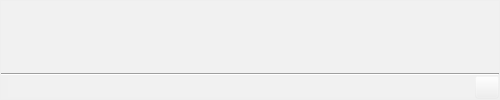
<?xml version="1.0" encoding="UTF-8"?>
<ui version="4.0">
 <class>CommandLine</class>
 <widget class="QWidget" name="CommandLine">
  <property name="geometry">
   <rect>
    <x>0</x>
    <y>0</y>
    <width>500</width>
    <height>100</height>
   </rect>
  </property>
  <property name="windowTitle">
   <string>Command Line</string>
  </property>
  <layout class="QVBoxLayout" name="verticalLayout_2">
   <property name="spacing">
    <number>0</number>
   </property>
   <property name="margin">
    <number>0</number>
   </property>
   <item>
    <widget class="QFrame" name="frame">
     <property name="palette">
      <palette>
       <active>
        <colorrole role="Base">
         <brush brushstyle="SolidPattern">
          <color alpha="10">
           <red>255</red>
           <green>255</green>
           <blue>255</blue>
          </color>
         </brush>
        </colorrole>
        <colorrole role="Window">
         <brush brushstyle="SolidPattern">
          <color alpha="10">
           <red>255</red>
           <green>255</green>
           <blue>255</blue>
          </color>
         </brush>
        </colorrole>
       </active>
       <inactive>
        <colorrole role="Base">
         <brush brushstyle="SolidPattern">
          <color alpha="10">
           <red>255</red>
           <green>255</green>
           <blue>255</blue>
          </color>
         </brush>
        </colorrole>
        <colorrole role="Window">
         <brush brushstyle="SolidPattern">
          <color alpha="10">
           <red>255</red>
           <green>255</green>
           <blue>255</blue>
          </color>
         </brush>
        </colorrole>
       </inactive>
       <disabled>
        <colorrole role="Base">
         <brush brushstyle="SolidPattern">
          <color alpha="10">
           <red>255</red>
           <green>255</green>
           <blue>255</blue>
          </color>
         </brush>
        </colorrole>
        <colorrole role="Window">
         <brush brushstyle="SolidPattern">
          <color alpha="10">
           <red>255</red>
           <green>255</green>
           <blue>255</blue>
          </color>
         </brush>
        </colorrole>
       </disabled>
      </palette>
     </property>
     <property name="autoFillBackground">
      <bool>true</bool>
     </property>
     <property name="frameShape">
      <enum>QFrame::StyledPanel</enum>
     </property>
     <property name="frameShadow">
      <enum>QFrame::Sunken</enum>
     </property>
     <layout class="QVBoxLayout" name="verticalLayout">
      <property name="spacing">
       <number>0</number>
      </property>
      <property name="margin">
       <number>0</number>
      </property>
      <item>
       <widget class="RTextEdit" name="History">
        <property name="minimumSize">
         <size>
          <width>0</width>
          <height>16</height>
         </size>
        </property>
        <property name="frameShape">
         <enum>QFrame::NoFrame</enum>
        </property>
        <property name="undoRedoEnabled">
         <bool>false</bool>
        </property>
        <property name="readOnly">
         <bool>true</bool>
        </property>
        <property name="textInteractionFlags">
         <set>Qt::LinksAccessibleByMouse|Qt::TextSelectableByMouse</set>
        </property>
        <property name="openExternalLinks">
         <bool>true</bool>
        </property>
       </widget>
      </item>
      <item>
       <widget class="Line" name="line">
        <property name="orientation">
         <enum>Qt::Horizontal</enum>
        </property>
       </widget>
      </item>
      <item>
       <layout class="QHBoxLayout" name="horizontalLayout">
        <property name="spacing">
         <number>0</number>
        </property>
        <item>
         <widget class="QLabel" name="CommandLabel">
          <property name="text">
           <string notr="true"/>
          </property>
         </widget>
        </item>
        <item>
         <widget class="RCommandLine" name="CommandEdit">
          <property name="frame">
           <bool>false</bool>
          </property>
         </widget>
        </item>
        <item>
         <widget class="QToolButton" name="ToggleTitleBar">
          <property name="icon">
           <iconset>
            <normaloff>ToggleTitleBar.svg</normaloff>ToggleTitleBar.svg</iconset>
          </property>
          <property name="checkable">
           <bool>true</bool>
          </property>
         </widget>
        </item>
       </layout>
      </item>
     </layout>
    </widget>
   </item>
  </layout>
 </widget>
 <customwidgets>
  <customwidget>
   <class>RCommandLine</class>
   <extends>QLineEdit</extends>
   <header>RCommandLine.h</header>
  </customwidget>
  <customwidget>
   <class>RTextEdit</class>
   <extends>QTextBrowser</extends>
   <header>RTextEdit.h</header>
  </customwidget>
 </customwidgets>
 <resources/>
 <connections/>
</ui>
